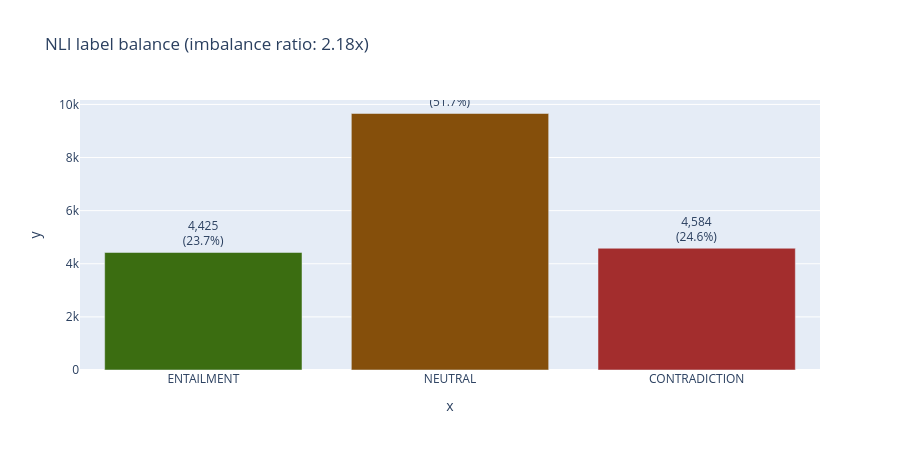

Source (notebook cell):
### Markdown cell above
## Cell 4 · Label balance + boundary NEUTRAL

### Code cell
label_counts = df['nli_label'].value_counts().reindex(NLI_ORDER)
total = len(df)
imbalance = label_counts.max() / label_counts.min()

fig = px.bar(x=label_counts.index, y=label_counts.values,
    color=label_counts.index, color_discrete_map=NLI_COLORS,
    title=f'NLI label balance (imbalance ratio: {imbalance:.2f}x)',
    text=[f'{v:,}<br>({v/total:.1%})' for v in label_counts.values])
fig.update_traces(textposition='outside')
fig.update_layout(showlegend=False, height=450)
fig.show()

print(f'Imbalance ratio: {imbalance:.2f}x')
print(f'Boundary NEUTRAL: {df["is_boundary"].sum():,} ({df["is_boundary"].mean():.1%} of all data)')
print('Root-cause note: boundary NEUTRAL pairs will use label_smoothing=0.2 in training')

### Figure 1 — Plotly figure (JSON) as saved in the notebook; plotly's stock layout.template omitted (floating-point values rounded to 4 significant figures)
{"data": [{"hovertemplate": "color=ENTAILMENT<br>x=%{x}<br>y=%{y}<br>text=%{text}<extra></extra>", "legendgroup": "ENTAILMENT", "marker": {"color": "#3B6D11", "pattern": {"shape": ""}}, "name": "ENTAILMENT", "orientation": "v", "showlegend": true, "text": ["4,425<br>(23.7%)"], "textposition": "outside", "type": "bar", "x": ["ENTAILMENT"], "xaxis": "x", "y": [4425], "yaxis": "y"}, {"hovertemplate": "color=NEUTRAL<br>x=%{x}<br>y=%{y}<br>text=%{text}<extra></extra>", "legendgroup": "NEUTRAL", "marker": {"color": "#854F0B", "pattern": {"shape": ""}}, "name": "NEUTRAL", "orientation": "v", "showlegend": true, "text": ["9,658<br>(51.7%)"], "textposition": "outside", "type": "bar", "x": ["NEUTRAL"], "xaxis": "x", "y": [9658], "yaxis": "y"}, {"hovertemplate": "color=CONTRADICTION<br>x=%{x}<br>y=%{y}<br>text=%{text}<extra></extra>", "legendgroup": "CONTRADICTION", "marker": {"color": "#A32D2D", "pattern": {"shape": ""}}, "name": "CONTRADICTION", "orientation": "v", "showlegend": true, "text": ["4,584<br>(24.6%)"], "textposition": "outside", "type": "bar", "x": ["CONTRADICTION"], "xaxis": "x", "y": [4584], "yaxis": "y"}], "layout": {"barmode": "relative", "height": 450, "legend": {"title": {"text": "color"}, "tracegroupgap": 0}, "showlegend": false, "title": {"text": "NLI label balance (imbalance ratio: 2.18x)"}, "xaxis": {"anchor": "y", "domain": [0, 1], "title": {"text": "x"}}, "yaxis": {"anchor": "x", "domain": [0, 1], "title": {"text": "y"}}}}
